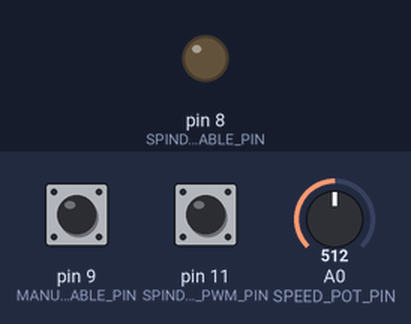
Bench run of a sketch on a simulated Arduino Uno, built with avr-gcc and run on an emulated ATmega328P. Shown: output pins drawn as LEDs (lit = HIGH). Inputs (shaded band) come from the test bench; at power-on: pin 9 (MANUAL_ENABLE_PIN) HIGH, pin 11 (SPINDLE_PWM_PIN) HIGH, A0 (SPEED_POT_PIN) = 512. Pins used as bus, display or sensor lines are not drawn.

Above: at 1.2 s.
1.3 s: pin 9 (MANUAL_ENABLE_PIN) pulled LOW for 0.15 s
At 1.37 s:
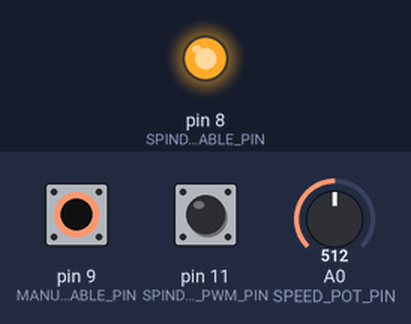
2.9 s: pin 9 (MANUAL_ENABLE_PIN) pulled LOW for 3.2 s
At 6.5 s:
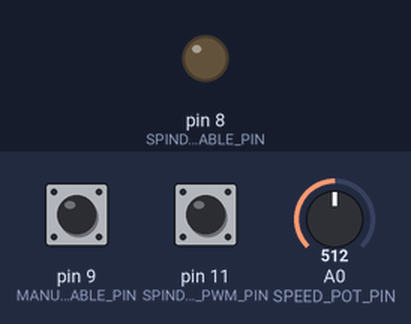
7.6 s: pin 11 (SPINDLE_PWM_PIN) pulled LOW for 3.2 s
Timing chart, 0 to 10.6 s (numbered marks = the images above; inputs shaded):
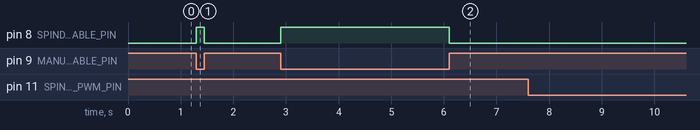

The sketch:

Denford_Spindle_Control.ino
```cpp
#include <PinChangeInt.h>
#include <arduino-timer.h>

#define SPEED_POT_PIN A0
#define PULSE_OUT_PIN 13
#define SPINDLE_PWM_PIN 11
#define SPINDLE_ENABLE_PIN 8
#define MANUAL_ENABLE_PIN 9
#define DELAY_FUNCTION delayMicroseconds
//#define DELAY_FUNCTION delay


//volatile unsigned long pwm_value = 0;
volatile  unsigned long prev_time = 0;
uint8_t latest_interrupted_pin;

void rising()
{
  latest_interrupted_pin=PCintPort::arduinoPin;
//  PCintPort::attachInterrupt(latest_interrupted_pin, &falling, FALLING);
  prev_time = micros();
}

//void falling() {
//  latest_interrupted_pin=PCintPort::arduinoPin;
//  PCintPort::attachInterrupt(latest_interrupted_pin, &rising, RISING);
//  pwm_value = micros()-prev_time;
//}


Timer<1> sample_pot_timer;
uint16_t delayMicros = 0;

// Convert the pot setting to a delay for steps
void samplePot() {
  int val, speed;
  val = analogRead(SPEED_POT_PIN);
  delayMicros = map(val, 0, 1100, 500, 10);
  //Serial.println(delayMicros);
}


void setup() {
  // Set up pin change to measure PWM
  pinMode(SPINDLE_PWM_PIN, INPUT); digitalWrite(SPINDLE_PWM_PIN, HIGH);
  PCintPort::attachInterrupt(SPINDLE_PWM_PIN, &rising, RISING);
  pinMode(PULSE_OUT_PIN, OUTPUT);
  pinMode(SPINDLE_ENABLE_PIN, OUTPUT);
  pinMode(MANUAL_ENABLE_PIN, INPUT_PULLUP);

  sample_pot_timer.every(50, samplePot);
  Serial.begin(115200);
}

// the loop function runs over and over again forever
void loop() {
  int delayMicros;
  sample_pot_timer.tick();
  //Serial.println(micros() - prev_time);
  //Serial.println(delayMicros);
  // Output pulses if we are getting a PWM stream or the manual switch is on
  if((micros()- prev_time) < 1000 || !digitalRead(MANUAL_ENABLE_PIN)) {
    digitalWrite(SPINDLE_ENABLE_PIN, HIGH);
    digitalWrite(PULSE_OUT_PIN, HIGH);
    DELAY_FUNCTION(delayMicros);
    digitalWrite(PULSE_OUT_PIN, LOW);
    DELAY_FUNCTION(delayMicros);
//    pwm_value = 0;
  } else {
    digitalWrite(SPINDLE_ENABLE_PIN, LOW);
  }
}
```

Measured:
- after the input at 1.3 s, pin 8 (SPINDLE_ENABLE_PIN): LOW → HIGH at once, → LOW 0.15 s later
- after the input at 2.9 s, pin 8 (SPINDLE_ENABLE_PIN): LOW → HIGH at once, → LOW 3.2 s later
